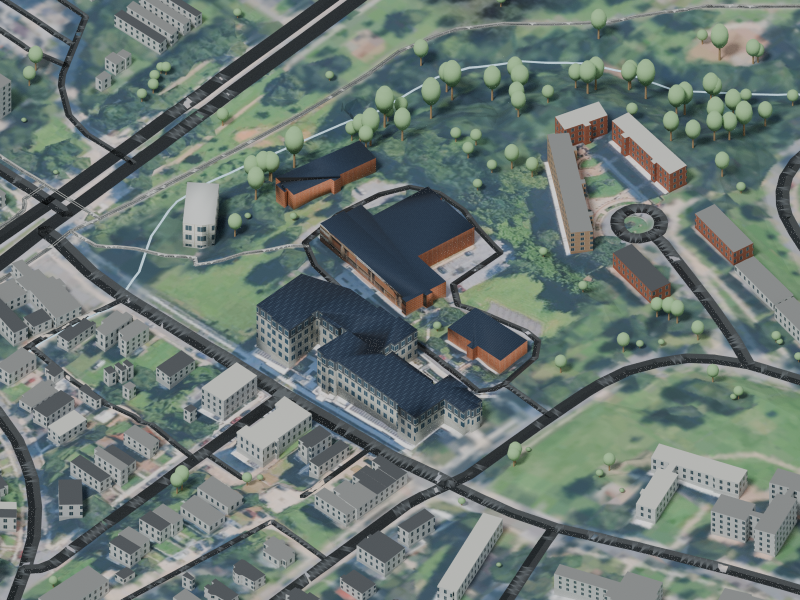
#> input picture personal-masterplan/monroe-two-layouts/previews/existing_01_campus_masterplan.png, 1600 x 1200 px, given in place of building_2603_Unified_Color.png, which was not available (shown at 1/2 size)
$ python prepare_facades.py
#> lines starting #> are read from the running program, lines starting #| are printed output that depends on the picture; after the words box and inside, x2 and y2 are one past the last pixel; in counts of white or black regions, pixels touching at a corner belong together
from pathlib import Path
import json,shutil,numpy as np
from PIL import Image
w=Path('/workspace/monroe-two-layouts');out=w/'delivery/Shared_Textures';source=Path('/workspace/monroe-screenshot/delivery/textures');shutil.copytree(source,out,dirs_exist_ok=True);mapping={}
for p in source.glob('context_*.png'):
 a=np.array(Image.open(p).convert('RGB'));b=a.copy();region=a[205:];r,g,bb=[region[:,:,i].astype(float) for i in range(3)];mask=(r>g*1.025)&(r>bb*1.055)&(r>90)
 target=np.array([207,210,207]) if 'warm_brick' in p.name else np.array([194,198,196]) if 'tan_brick' in p.name else np.array([223,222,215]);luma=region.mean(2);median=float(np.median(luma[mask])) if mask.any() else 170;colors=np.clip(target[None,None,:]+(luma-median)[:,:,None]*.45,0,255).astype(np.uint8);b[205:][mask]=colors[mask];b[110:191]=[183,186,182];name='Neutral_'+p.name;Image.fromarray(b).save(out/name)
 rough=np.full(a.shape[:2],220,np.uint8);window=(a[:,:,2]>a[:,:,0]*1.10)&(a[:,:,1]>a[:,:,0]*1.05)&(a.mean(2)<155);rough[window]=65;rough[:101]=160;roughname='Roughness_'+p.name;Image.fromarray(rough).save(out/roughname);mapping[p.name]={'base_color':name,'roughness':roughname,'accuracy':'Photo-informed neutral palette; individual facade colors and window rhythm approximate.'}
for number,target in [('2603',[178,180,171]),('2664',[215,216,208])]:
 p=source/f'building_{number}_Unified_Color.png';a=np.array(Image.open(p).convert('RGB'));r,g,b=[a[:,:,i].astype(float) for i in range(3)];mask=(r>g*1.09)&(g>b*1.025)&(r>80);lum=a.mean(2);median=float(np.median(lum[mask]));color=np.clip(np.array(target)[None,None,:]+(lum-median)[:,:,None]*.50,0,255).astype(np.uint8);a[mask]=color[mask];name='Neutral_'+p.name;Image.fromarray(a).save(out/name);mapping[p.name]={'base_color':name,'accuracy':'Apartment: muted gray/tan masonry. Corner building: light neutral facade. Estimated palette from supplied references.'}
#> after `r, g, b = [a[:, :, i].astype(float) for i in range(3)]`:
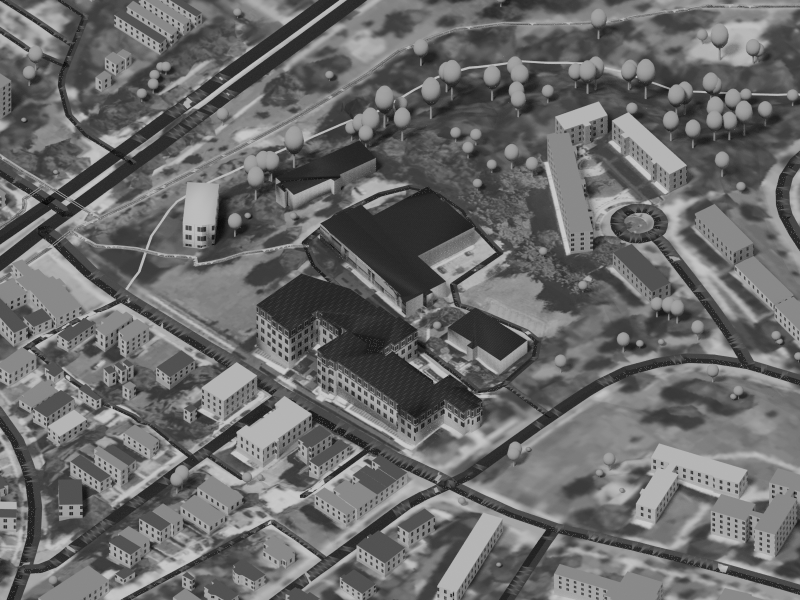
#> r: shape (1200, 1600) float64 (shown at 1/2 size); min 0, max 216, mean 106.6
#> after `r, g, b = [a[:, :, i].astype(float) for i in range(3)]`:
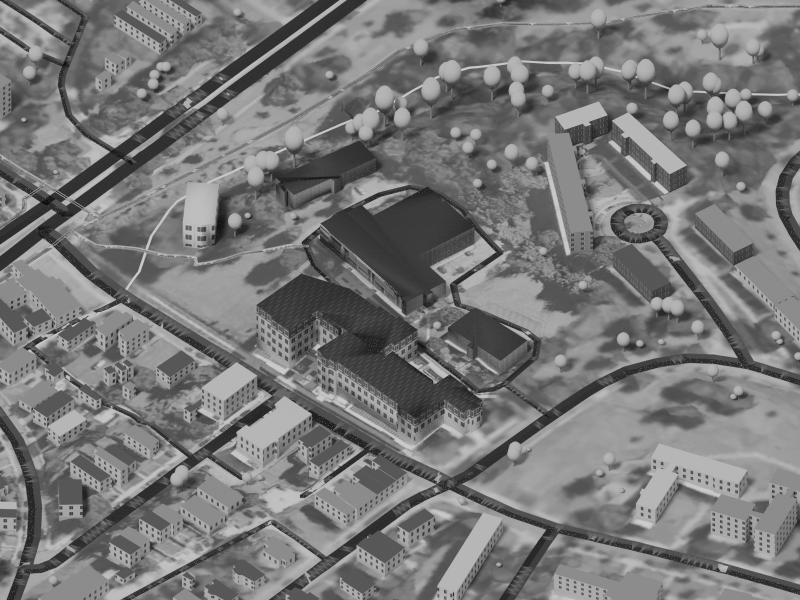
#> g: shape (1200, 1600) float64 (shown at 1/2 size); min 0, max 216, mean 119.7
#> after `r, g, b = [a[:, :, i].astype(float) for i in range(3)]`:
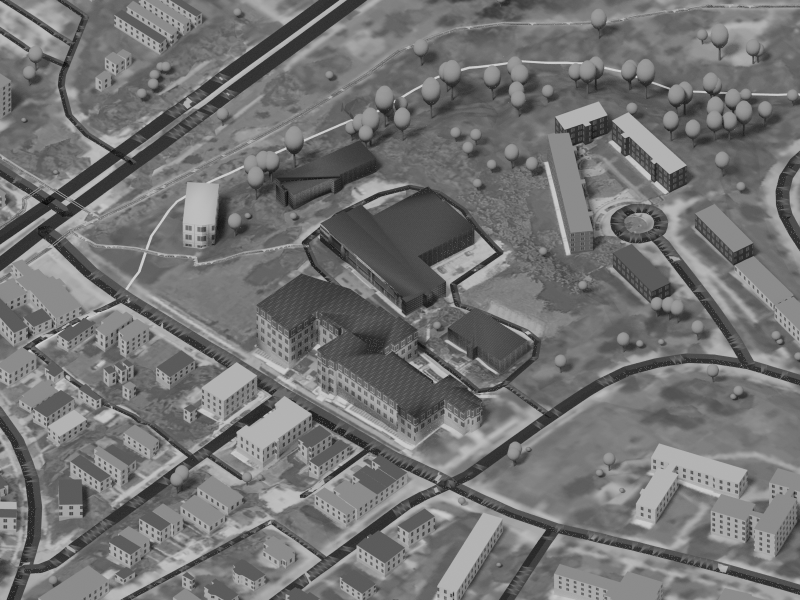
#> b: shape (1200, 1600) float64 (shown at 1/2 size); min 0, max 216, mean 115.4
#> after `mask = (r > g * 1.09) & (g > b * 1.025) & (r > 80)`:
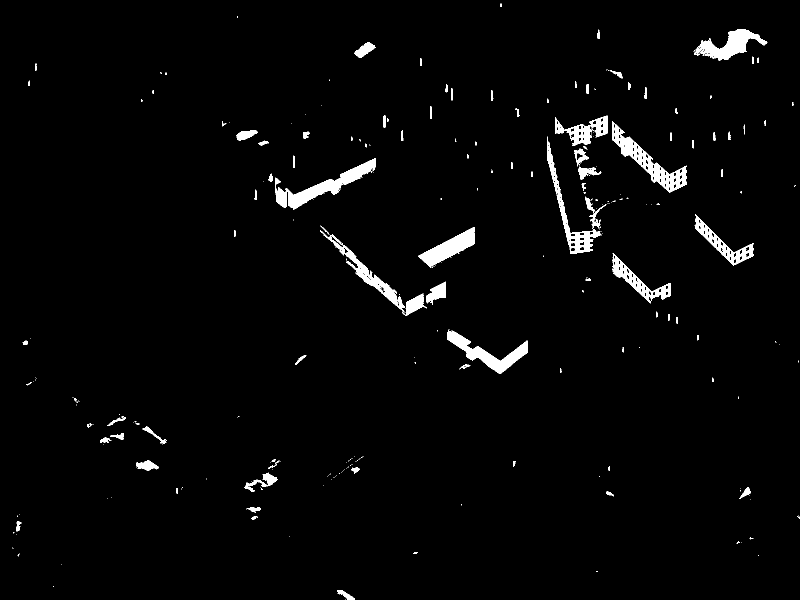
#> mask: shape (1200, 1600) bool (shown at 1/2 size); 2.4% white; 286 white regions (193 under 20 px), largest, box (x1, y1, x2, y2) and area: (551, 316, 752, 420) 5040, (1224, 242, 1374, 385) 4669, (895, 659, 1055, 748) 4040
#> after `lum = a.mean(2)`:
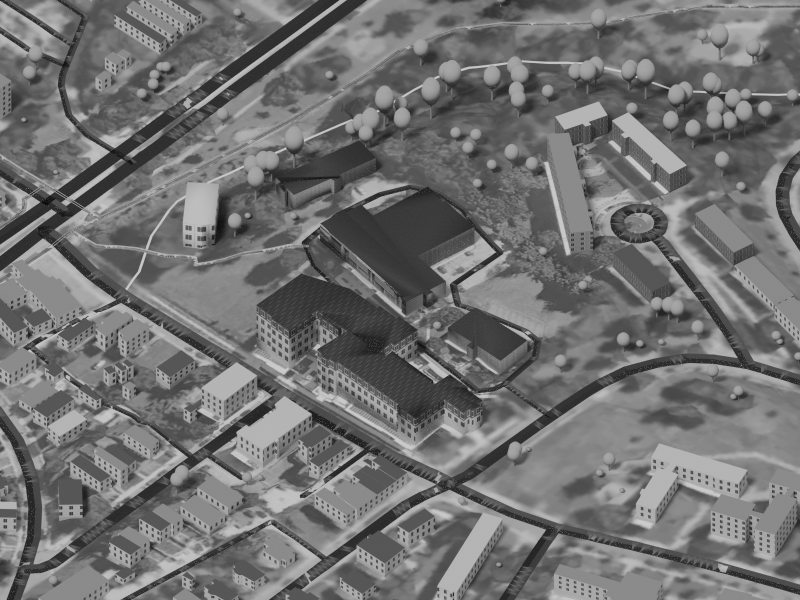
#> lum: shape (1200, 1600) float64 (shown at 1/2 size); min 0, max 216, mean 113.9
#> after `median = float(np.median(lum[mask]))`: median = 103.7
#> after `color = np.clip(np.array(target)[None, None, :] + (lum - median)[:, :,`:
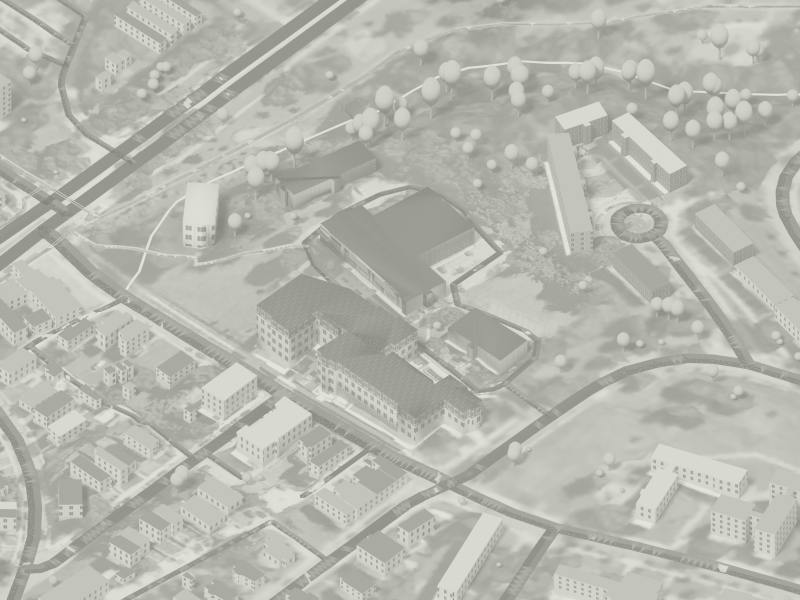
#> color: shape (1200, 1600, 3) (shown at 1/2 size); mean of channels 0, 1, 2 182.7, 184.7, 175.7; drawn as R, G, B
#> after `a[mask] = color[mask]`:
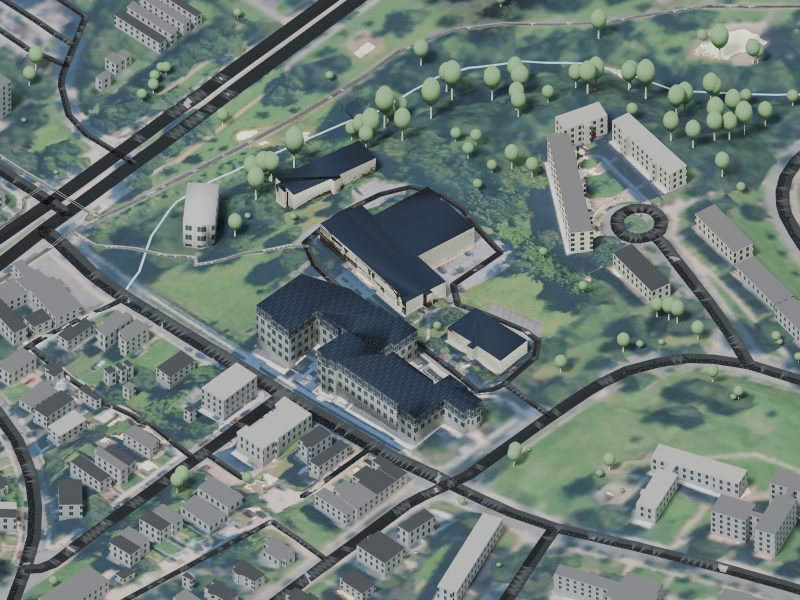
#> a: shape (1200, 1600, 3) (shown at 1/2 size); mean R, G, B 107.7, 121.6, 117.5
#> pass 2 of the loop `for number,target in [('2603',[178,180,171]),('2664',[215,216,208])]:`:
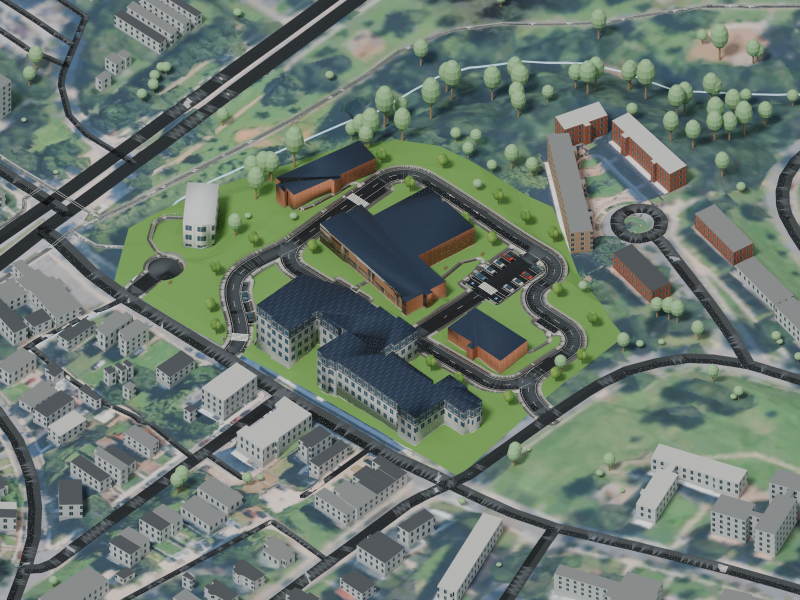
#> input picture personal-masterplan/monroe-two-layouts/previews/proposed_01_campus_masterplan.png, 1600 x 1200 px, given in place of building_2664_Unified_Color.png, which was not available (shown at 1/2 size)
#> `mask = (r > g * 1.09) & (g > b * 1.025) & (r > 80)`:
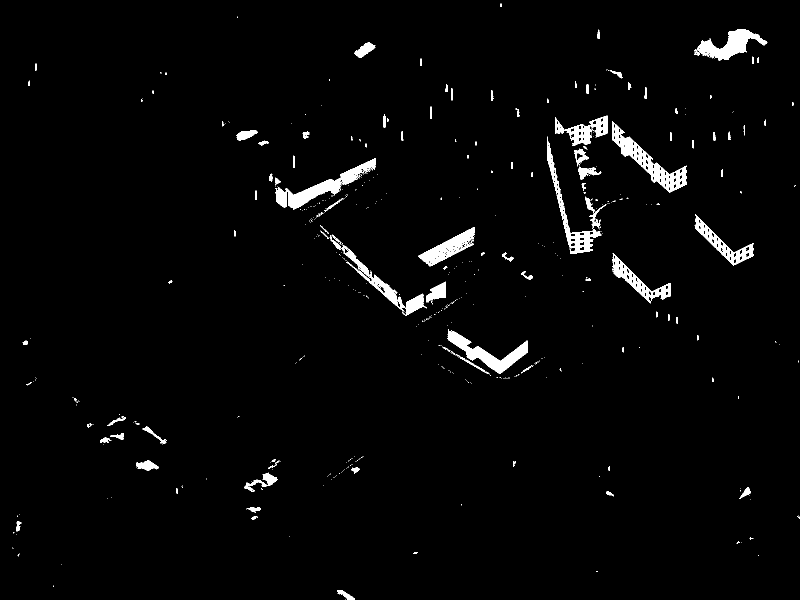
#> mask: shape (1200, 1600) bool (shown at 1/2 size); 2.4% white; 507 white regions (409 under 20 px), largest, box (x1, y1, x2, y2) and area: (551, 316, 752, 420) 4691, (1224, 242, 1374, 385) 4669, (895, 658, 1055, 747) 4018
#> median = 102.3
#> `a[mask] = color[mask]`:
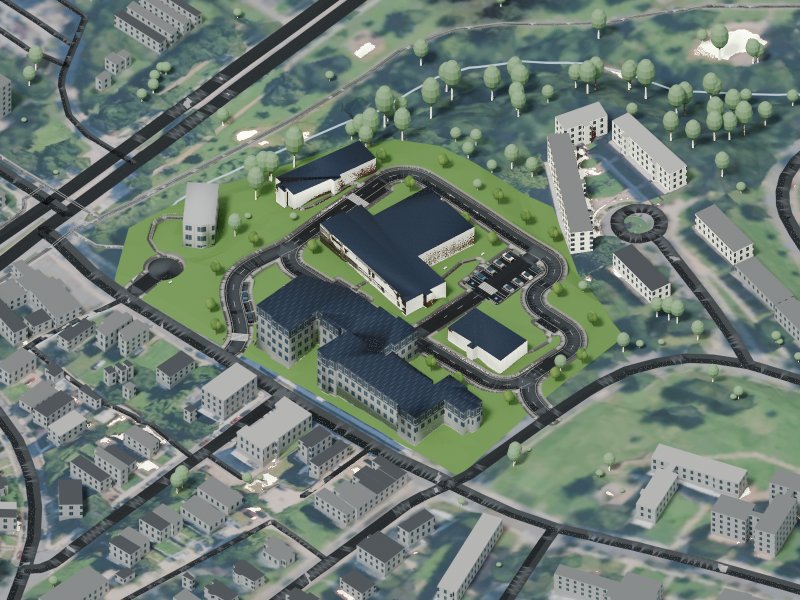
#> a: shape (1200, 1600, 3) (shown at 1/2 size); mean R, G, B 108.3, 122.6, 114.1
(w/'facade_mapping.json').write_text(json.dumps(mapping,indent=2));print('NEUTRAL_FACADE_ATLASES',len(mapping))
